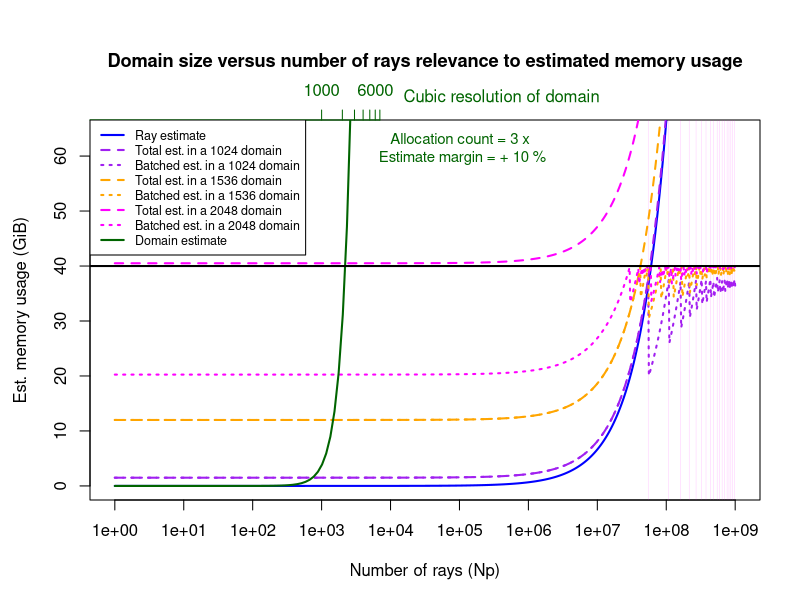

Recreate this plot in R.
# Create a timestamp string
timestamp <- format(Sys.time(), "%Y%m%d-%H%M%S")
pdf_file <- paste0("domain_vs_rays", "_", timestamp, ".pdf")

pdf(pdf_file, width = 8, height = 6)
par(mar = c(5, 4, 5, 2))  # Extra space at the top for 2nd x-axis

single_ray_estimate = 712
ray_estimate <- function(x, ray_size_bytes = single_ray_estimate) {
  (x * ray_size_bytes) / (1024 * 1024 * 1024) # Bytes to GiB
}

domain_estimate <- function(x, y, z) {
  (x / 1024) * (y / 1024) * (z / 1024) * (32 / 8)
}

leeway_factor_default = 1.1
allocation_count_default = 3

batcher_results <- function(dims, Np_vec, mem_available_gb = 40, leeway_factor = leeway_factor_default, ray_size_bytes = 712, allocation_count = allocation_count_default) {
  # Convert memory available to bytes
  mem_available <- mem_available_gb * (1024^3)

  # Predicted domain allocation (in bytes)
  predicted_domain_allocation <- domain_estimate(dims, dims, dims) * (1024^3)

  # Allocate result vector
  results <- numeric(length(Np_vec))

  for (i in seq_along(Np_vec)) {
    Np <- Np_vec[i]

    ray_memory_raw <- ray_size_bytes * Np

    ray_batch_count <- max(1, ceiling(ray_memory_raw * leeway_factor / mem_available))
    domain_region_count <- max(1, ceiling((predicted_domain_allocation * allocation_count) / (mem_available - ceiling(ray_memory_raw / ray_batch_count))))

    # Store result in GiB
    results[i] <- domain_estimate(dims, dims, dims %/% domain_region_count) * allocation_count + ray_estimate(Np %/% ray_batch_count, ray_size_bytes)
  }

  return(results)
}

x1 <- 10^seq(0, 9, length.out = 1000)
y1 <- ray_estimate(x1)

x2 <- 2^seq(0, log(4096 + 2048, base = 2), length.out = 64)
y2 <- domain_estimate(x2, x2, x2)

ylim_range <- range(c(y1, y2))
ylim_capped <- c(ylim_range[1], min(ylim_range[-1], 64))

# Main plot with base-10 log x-axis
# bottom, left, top, right
par(mar = c(5, 4.5, 6, 2))  # Increase top and left margin
plot(x1, y1, type = "l", col = "blue", lwd = 2,
     xlab = "Number of rays (Np)", ylab = "Est. memory usage (GiB)",
     main = "Domain size versus number of rays relevance to estimated memory usage",
     ylim = ylim_capped,
     log = "x", # base-10 log scale on x-axis
     cex.main = 1.1 # make main text slightly larger
)

find_peaks <- function(y, min_prominence = 0.45) {
  peak_indices <- which(diff(sign(diff(y))) == -2) + 1  # basic local maxima

  # Filter by prominence (height difference from neighbors)
  prominences <- pmin(y[peak_indices] - y[peak_indices - 1],
                      y[peak_indices] - y[peak_indices + 1])

  # Keep only peaks above prominence threshold
  peak_indices[prominences > min_prominence]
}

# Additional ray lines (same x scale, so log scale is automatic)
y1_512 <- y1 + domain_estimate(512, 512, 512) * allocation_count_default
y1_batched_512 <- batcher_results(512, x1)
lines(x1, y1_512, col = "purple", lwd = 2, lty = 2)
lines(x1, y1_batched_512, col = "purple", lwd = 2, lty = 3)

# Add vertical lines at each peak
peaks_512 <- find_peaks(y1_batched_512)
for (i in peaks_512) {
  abline(v = x1[i], col = rgb(1, 0, 1, alpha = 0.2), lwd = 0.5, lty = 1)
}

y1_1024 <- y1 + domain_estimate(1024, 1024, 1024) * allocation_count_default
lines(x1, y1_1024, col = "orange", lwd = 2, lty = 2)
lines(x1, batcher_results(1024, x1), col = "orange", lwd = 2, lty = 3)

y1_1536 <- y1 + domain_estimate(1536, 1536, 1536) * allocation_count_default
lines(x1, y1_1536, col = "magenta", lwd = 2, lty = 2)
lines(x1, batcher_results(1536, x1), col = "magenta", lwd = 2, lty = 3)
# Overlay second plot (domain estimate) without axes
par(new = TRUE)

plot(x2, y2, type = "l", col = "darkgreen", lwd = 2,
     axes = FALSE, xlab = "", ylab = "", main = "",
     log = "x",  # Important! match log10 scale of bottom axis
     xlim = range(x1),  # ensure x ranges match exactly
     ylim = ylim_capped  # same y limits
)

abline(h = 40, col = "black", lwd = 2, lty = 1)

axis(side = 3, at = pretty(x2), labels = pretty(x2), col = "darkgreen", col.axis = "darkgreen")

par(xpd = TRUE)
# par("usr")[4] represents the maximum height
text(x = 11000, y = par("usr")[4] + 4, labels = "Cubic resolution of domain", col = "darkgreen", pos = 4)
par(xpd = FALSE)

text(
  x = 110000,
  y = par("usr")[4] - 5,
  labels = paste("Allocation count =", allocation_count_default, "x \nEstimate margin = +", (leeway_factor_default - 1) * 100, "%"),
  col = "darkgreen",
  cex = 0.9
)

legend("topleft",
       legend = c("Ray estimate",
                  "Total est. in a 1024 domain", "Batched est. in a 1024 domain",
                  "Total est. in a 1536 domain", "Batched est. in a 1536 domain",
                  "Total est. in a 2048 domain", "Batched est. in a 2048 domain",
                  "Domain estimate"),
       col = c("blue", "purple", "purple", "orange", "orange", "magenta", "magenta", "darkgreen"),
       lty = c(1, 2, 3, 2, 3, 2, 3, 1), lwd = 2, cex = 0.75)

dev.off()
